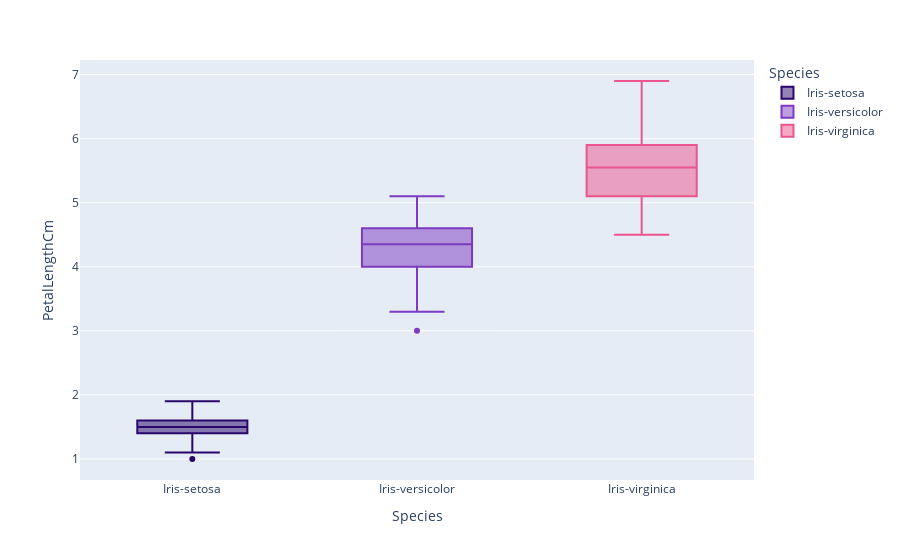

Notebook code for this chart:
### Code cell
fig = px.box(data_frame=iris, x='Species',y='PetalLengthCm',color='Species',color_discrete_sequence=['#29066B','#7D3AC1','#EB548C'],orientation='v')
fig.show()

### Figure 1 — Plotly figure (JSON) as saved in the notebook; plotly's stock layout.template omitted (floating-point values rounded to 4 significant figures)
{"data": [{"alignmentgroup": "True", "hovertemplate": "Species=%{x}<br>PetalLengthCm=%{y}<extra></extra>", "legendgroup": "Iris-setosa", "marker": {"color": "#29066B"}, "name": "Iris-setosa", "notched": false, "offsetgroup": "Iris-setosa", "orientation": "v", "showlegend": true, "type": "box", "x": ["Iris-setosa", "Iris-setosa", "Iris-setosa", "Iris-setosa", "Iris-setosa", "Iris-setosa", "Iris-setosa", "Iris-setosa", "Iris-setosa", "Iris-setosa", "Iris-setosa", "Iris-setosa", "Iris-setosa", "Iris-setosa", "Iris-setosa", "Iris-setosa", "Iris-setosa", "Iris-setosa", "Iris-setosa", "Iris-setosa", "Iris-setosa", "Iris-setosa", "Iris-setosa", "Iris-setosa", "Iris-setosa", "Iris-setosa", "Iris-setosa", "Iris-setosa", "Iris-setosa", "Iris-setosa", "Iris-setosa", "Iris-setosa", "Iris-setosa", "Iris-setosa", "Iris-setosa", "Iris-setosa", "Iris-setosa", "Iris-setosa", "Iris-setosa", "Iris-setosa", "Iris-setosa", "Iris-setosa", "Iris-setosa", "Iris-setosa", "Iris-setosa", "Iris-setosa", "Iris-setosa", "Iris-setosa", "Iris-setosa", "Iris-setosa"], "x0": " ", "xaxis": "x", "y": [1.4, 1.4, 1.3, 1.5, 1.4, 1.7, 1.4, 1.5, 1.4, 1.5, 1.5, 1.6, 1.4, 1.1, 1.2, 1.5, 1.3, 1.4, 1.7, 1.5, 1.7, 1.5, 1, 1.7, 1.9, 1.6, 1.6, 1.5, 1.4, 1.6, 1.6, 1.5, 1.5, 1.4, 1.5, 1.2, 1.3, 1.5, 1.3, 1.5, 1.3, 1.3, 1.3, 1.6, 1.9, 1.4, 1.6, 1.4, 1.5, 1.4], "y0": " ", "yaxis": "y"}, {"alignmentgroup": "True", "hovertemplate": "Species=%{x}<br>PetalLengthCm=%{y}<extra></extra>", "legendgroup": "Iris-versicolor", "marker": {"color": "#7D3AC1"}, "name": "Iris-versicolor", "notched": false, "offsetgroup": "Iris-versicolor", "orientation": "v", "showlegend": true, "type": "box", "x": ["Iris-versicolor", "Iris-versicolor", "Iris-versicolor", "Iris-versicolor", "Iris-versicolor", "Iris-versicolor", "Iris-versicolor", "Iris-versicolor", "Iris-versicolor", "Iris-versicolor", "Iris-versicolor", "Iris-versicolor", "Iris-versicolor", "Iris-versicolor", "Iris-versicolor", "Iris-versicolor", "Iris-versicolor", "Iris-versicolor", "Iris-versicolor", "Iris-versicolor", "Iris-versicolor", "Iris-versicolor", "Iris-versicolor", "Iris-versicolor", "Iris-versicolor", "Iris-versicolor", "Iris-versicolor", "Iris-versicolor", "Iris-versicolor", "Iris-versicolor", "Iris-versicolor", "Iris-versicolor", "Iris-versicolor", "Iris-versicolor", "Iris-versicolor", "Iris-versicolor", "Iris-versicolor", "Iris-versicolor", "Iris-versicolor", "Iris-versicolor", "Iris-versicolor", "Iris-versicolor", "Iris-versicolor", "Iris-versicolor", "Iris-versicolor", "Iris-versicolor", "Iris-versicolor", "Iris-versicolor", "Iris-versicolor", "Iris-versicolor"], "x0": " ", "xaxis": "x", "y": [4.7, 4.5, 4.9, 4, 4.6, 4.5, 4.7, 3.3, 4.6, 3.9, 3.5, 4.2, 4, 4.7, 3.6, 4.4, 4.5, 4.1, 4.5, 3.9, 4.8, 4, 4.9, 4.7, 4.3, 4.4, 4.8, 5, 4.5, 3.5, 3.8, 3.7, 3.9, 5.1, 4.5, 4.5, 4.7, 4.4, 4.1, 4, 4.4, 4.6, 4, 3.3, 4.2, 4.2, 4.2, 4.3, 3, 4.1], "y0": " ", "yaxis": "y"}, {"alignmentgroup": "True", "hovertemplate": "Species=%{x}<br>PetalLengthCm=%{y}<extra></extra>", "legendgroup": "Iris-virginica", "marker": {"color": "#EB548C"}, "name": "Iris-virginica", "notched": false, "offsetgroup": "Iris-virginica", "orientation": "v", "showlegend": true, "type": "box", "x": ["Iris-virginica", "Iris-virginica", "Iris-virginica", "Iris-virginica", "Iris-virginica", "Iris-virginica", "Iris-virginica", "Iris-virginica", "Iris-virginica", "Iris-virginica", "Iris-virginica", "Iris-virginica", "Iris-virginica", "Iris-virginica", "Iris-virginica", "Iris-virginica", "Iris-virginica", "Iris-virginica", "Iris-virginica", "Iris-virginica", "Iris-virginica", "Iris-virginica", "Iris-virginica", "Iris-virginica", "Iris-virginica", "Iris-virginica", "Iris-virginica", "Iris-virginica", "Iris-virginica", "Iris-virginica", "Iris-virginica", "Iris-virginica", "Iris-virginica", "Iris-virginica", "Iris-virginica", "Iris-virginica", "Iris-virginica", "Iris-virginica", "Iris-virginica", "Iris-virginica", "Iris-virginica", "Iris-virginica", "Iris-virginica", "Iris-virginica", "Iris-virginica", "Iris-virginica", "Iris-virginica", "Iris-virginica", "Iris-virginica", "Iris-virginica"], "x0": " ", "xaxis": "x", "y": [6, 5.1, 5.9, 5.6, 5.8, 6.6, 4.5, 6.3, 5.8, 6.1, 5.1, 5.3, 5.5, 5, 5.1, 5.3, 5.5, 6.7, 6.9, 5, 5.7, 4.9, 6.7, 4.9, 5.7, 6, 4.8, 4.9, 5.6, 5.8, 6.1, 6.4, 5.6, 5.1, 5.6, 6.1, 5.6, 5.5, 4.8, 5.4, 5.6, 5.1, 5.1, 5.9, 5.7, 5.2, 5, 5.2, 5.4, 5.1], "y0": " ", "yaxis": "y"}], "layout": {"boxmode": "overlay", "legend": {"title": {"text": "Species"}, "tracegroupgap": 0}, "margin": {"t": 60}, "xaxis": {"anchor": "y", "categoryarray": ["Iris-setosa", "Iris-versicolor", "Iris-virginica"], "categoryorder": "array", "domain": [0, 1], "title": {"text": "Species"}}, "yaxis": {"anchor": "x", "domain": [0, 1], "title": {"text": "PetalLengthCm"}}}}
